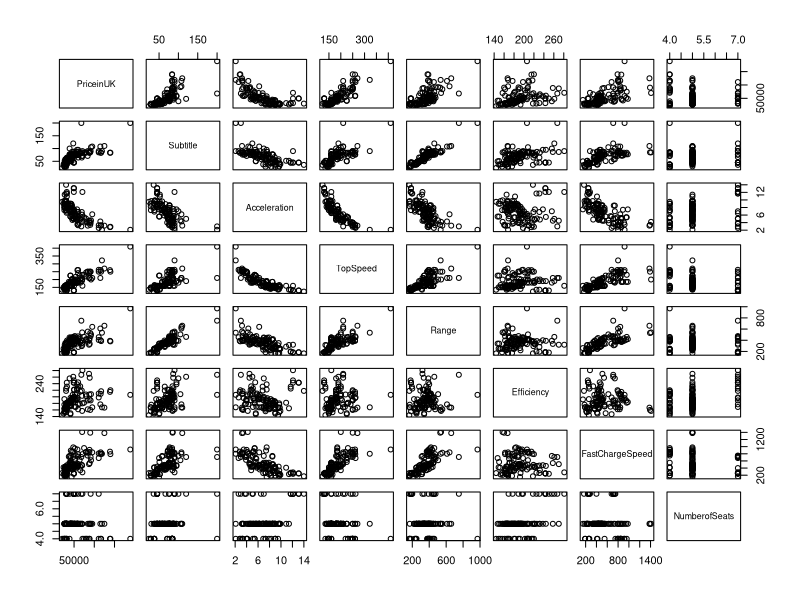
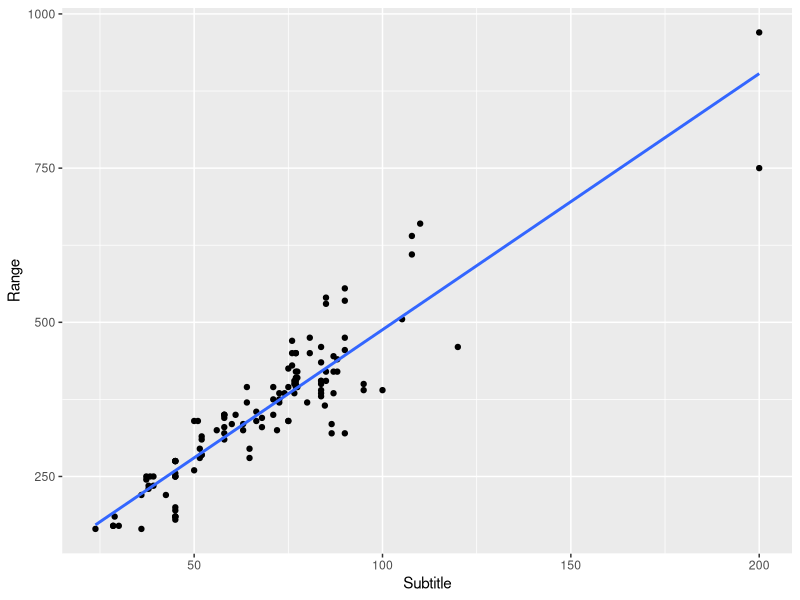
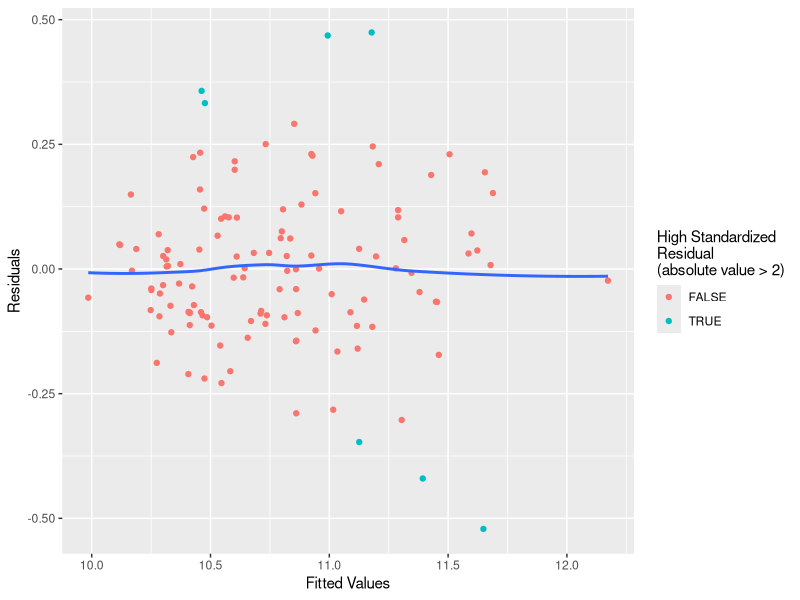
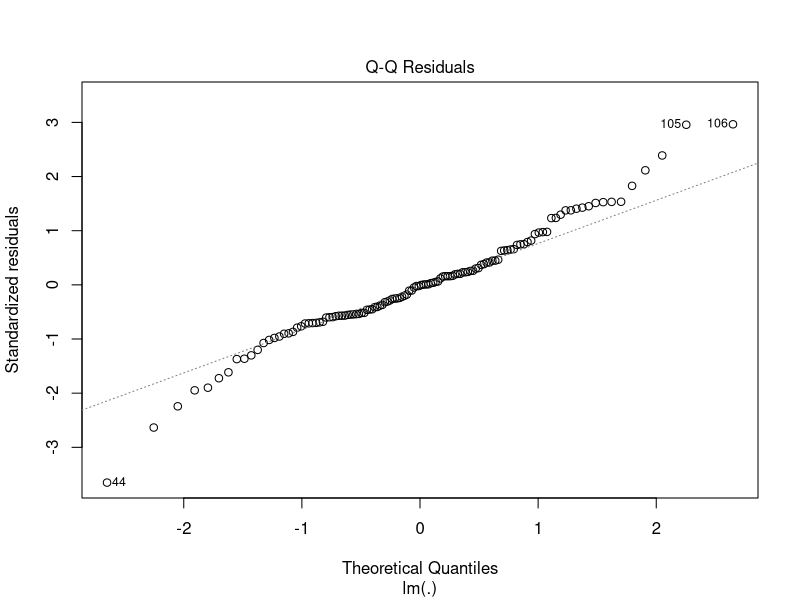
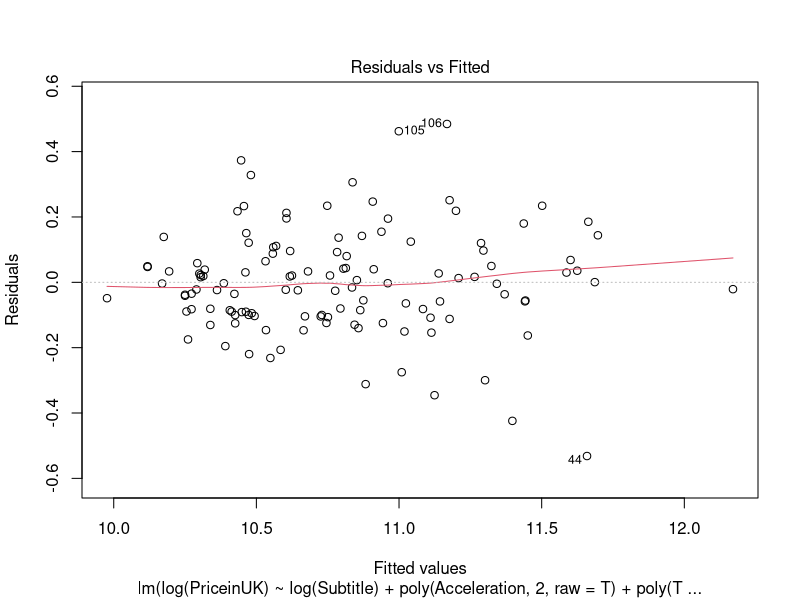
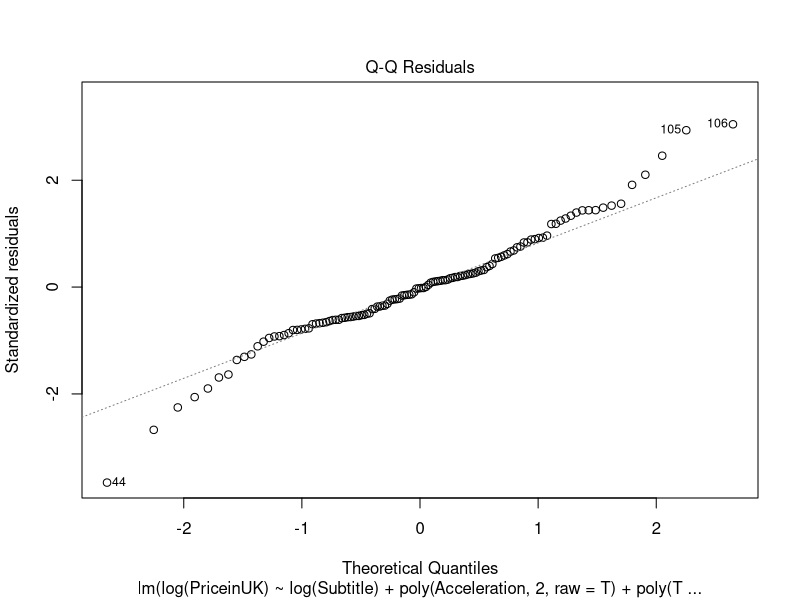

Write the R code that produced these figures, in order.
## ---- chunk 1
knitr::opts_chunk$set(echo = TRUE)
## ---- chunk 2
library(dplyr)
library(ggplot2)
library(magrittr)
library(tidyr)
data <- read.csv("Dataset/cleaned_data.csv") %>%
  drop_na

numeric_data <- data %>%
  select_if(is.numeric) %>%
  select(-"PriceinGermany")

numeric_data %>% cor

pairs(
  PriceinUK ~ .,
  numeric_data
)
## ---- chunk 3
ggplot(data, aes(Subtitle, Range)) +
  geom_point() +
  geom_smooth(method = "lm", formula = y ~ x, se = F)
## ---- chunk 4
full_model <- (
  log(PriceinUK) ~
    log(Subtitle) +
    poly(Acceleration, 2, raw = T) +
    poly(TopSpeed, 2, raw = T) +
    log(Efficiency) +
    log(FastChargeSpeed) +
    Drive +
    factor(NumberofSeats)
) %>%
  lm(data)

full_model %>%
  summary

full_std_residuals <- full_model %>%
  rstandard

ggplot(
  mapping = aes(
    x = full_model$fitted.values,
    y = full_model$residuals,
  )
) +
  geom_point(aes(color = full_std_residuals %>% abs > 2)) +
  geom_smooth(se = F) +
  labs(
    x = "Fitted Values",
    y = "Residuals",
    color = "High Standardized\nResidual\n(absolute value > 2)"
  )

full_model %>%
  plot(which = 2)
## ---- chunk 5
reduced_model <- full_model %>%
  step(
    trace = 0,
    k = data %>% nrow %>% log
  )

reduced_model %>%
  summary

reduced_model %>%
  plot(which = 1:2)
## ---- chunk 6
anova(reduced_model, full_model)
